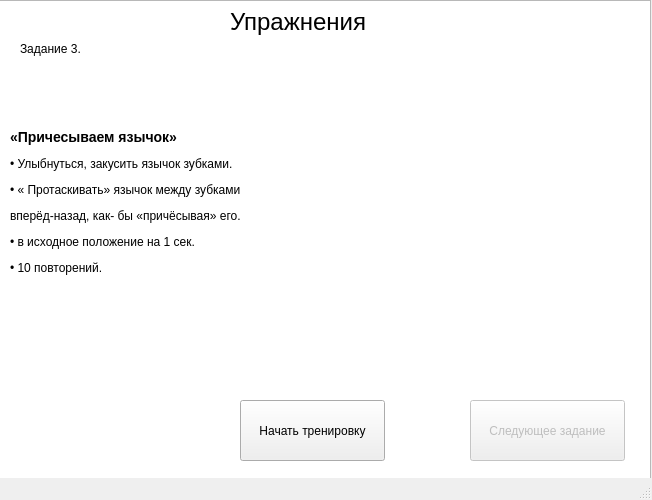
<?xml version="1.0" encoding="UTF-8"?>
<ui version="4.0">
 <class>MainWindow</class>
 <widget class="QMainWindow" name="MainWindow">
  <property name="enabled">
   <bool>true</bool>
  </property>
  <property name="geometry">
   <rect>
    <x>0</x>
    <y>0</y>
    <width>652</width>
    <height>500</height>
   </rect>
  </property>
  <property name="windowTitle">
   <string>Тренировка</string>
  </property>
  <widget class="QWidget" name="centralwidget">
   <widget class="QLabel" name="label">
    <property name="geometry">
     <rect>
      <x>230</x>
      <y>6</y>
      <width>141</width>
      <height>31</height>
     </rect>
    </property>
    <property name="font">
     <font>
      <pointsize>18</pointsize>
     </font>
    </property>
    <property name="text">
     <string>Упражнения</string>
    </property>
   </widget>
   <widget class="QListView" name="listView">
    <property name="geometry">
     <rect>
      <x>-10</x>
      <y>0</y>
      <width>661</width>
      <height>971</height>
     </rect>
    </property>
    <property name="autoScroll">
     <bool>false</bool>
    </property>
   </widget>
   <widget class="QWidget" name="horizontalLayoutWidget">
    <property name="geometry">
     <rect>
      <x>30</x>
      <y>480</y>
      <width>731</width>
      <height>80</height>
     </rect>
    </property>
    <layout class="QHBoxLayout" name="horizontalLayout"/>
   </widget>
   <widget class="QPushButton" name="pushButton">
    <property name="geometry">
     <rect>
      <x>240</x>
      <y>400</y>
      <width>145</width>
      <height>61</height>
     </rect>
    </property>
    <property name="text">
     <string>Начать тренировку</string>
    </property>
   </widget>
   <widget class="QLabel" name="label_3">
    <property name="geometry">
     <rect>
      <x>20</x>
      <y>40</y>
      <width>105</width>
      <height>17</height>
     </rect>
    </property>
    <property name="text">
     <string>Задание 3.</string>
    </property>
   </widget>
   <widget class="QWidget" name="horizontalLayoutWidget_2">
    <property name="geometry">
     <rect>
      <x>10</x>
      <y>60</y>
      <width>631</width>
      <height>284</height>
     </rect>
    </property>
    <layout class="QHBoxLayout" name="horizontalLayout_2">
     <item>
      <widget class="QLabel" name="label_4">
       <property name="text">
        <string>&lt;html&gt;&lt;head/&gt;&lt;body&gt;&lt;h3 style=&quot; margin-top:0px; margin-bottom:0px; margin-left:0px; margin-right:0px; -qt-block-indent:0; text-indent:0px; background-color:transparent;&quot;&gt;&lt;span style=&quot; font-family:'Liberation Serif,serif'; font-size:14pt; font-weight:600; background-color:transparent;&quot;&gt;«Причесываем язычок&lt;/span&gt;&lt;span style=&quot; font-size:large; font-weight:600;&quot;&gt;»&lt;/span&gt;&lt;/h3&gt;&lt;p&gt;• Улыбнуться, закусить язычок зубками.&lt;/p&gt;&lt;p&gt;• « Протаскивать» язычок между зубками&lt;/p&gt;&lt;p&gt; вперёд-назад, как- бы «причёсывая» его. &lt;/p&gt;&lt;p&gt;• в исходное положение на 1 сек. &lt;/p&gt;&lt;p&gt;• 10 повторений. &lt;/p&gt;&lt;/body&gt;&lt;/html&gt;</string>
       </property>
      </widget>
     </item>
     <item>
      <widget class="QLabel" name="label_2">
       <property name="contextMenuPolicy">
        <enum>Qt::DefaultContextMenu</enum>
       </property>
       <property name="layoutDirection">
        <enum>Qt::RightToLeft</enum>
       </property>
       <property name="text">
        <string/>
       </property>
       <property name="pixmap">
        <pixmap>train/train4.jpg</pixmap>
       </property>
      </widget>
     </item>
    </layout>
   </widget>
   <widget class="QPushButton" name="pushButton_2">
    <property name="enabled">
     <bool>false</bool>
    </property>
    <property name="geometry">
     <rect>
      <x>470</x>
      <y>400</y>
      <width>155</width>
      <height>61</height>
     </rect>
    </property>
    <property name="text">
     <string>Следующее задание</string>
    </property>
   </widget>
   <zorder>listView</zorder>
   <zorder>label</zorder>
   <zorder>horizontalLayoutWidget</zorder>
   <zorder>pushButton</zorder>
   <zorder>label_3</zorder>
   <zorder>horizontalLayoutWidget_2</zorder>
   <zorder>pushButton_2</zorder>
  </widget>
  <widget class="QStatusBar" name="statusbar"/>
 </widget>
 <resources/>
 <connections/>
</ui>
